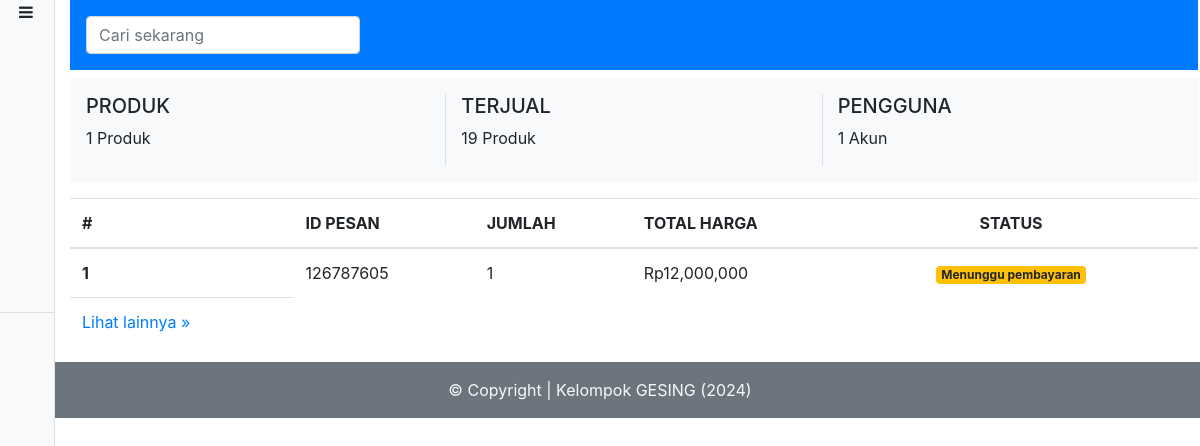
/technoid/admin (signed in), run on the app's committed database.
### tables this page shows
CREATE TABLE `transaksi` (
  `id` int(11) NOT NULL,
  `id_pesan` int(11) NOT NULL,
  `id_user` int(11) NOT NULL,
  `pengirim` varchar(50) NOT NULL,
  `penerima` varchar(50) NOT NULL,
  `alamat` varchar(150) NOT NULL,
  `telepon` int(15) NOT NULL,
  `email` varchar(50) NOT NULL,
  `kuantiti_total` int(11) NOT NULL,
  `total_akhir` int(20) NOT NULL,
  `pembayaran` int(11) NOT NULL,
  `id_status` int(11) NOT NULL,
  `pesan_at` datetime NOT NULL,
  `kirim_at` datetime NOT NULL,
  `terima_at` datetime NOT NULL
);

### technoid/function/admin.php (called while the page is built, shortened)
<?php
require 'koneksi.php';
function home()
{
    global $konek;
    $barang = mysqli_query($konek, "SELECT * FROM produk");
    $jual = mysqli_query($konek, "SELECT SUM(jual) as jual FROM penjualan");
    $akun = mysqli_query($konek, "SELECT * FROM users WHERE role='2'");
    $trans = mysqli_query($konek, "SELECT * FROM transaksi JOIN status ON status.id_status=transaksi.id_status WHERE transaksi.id_status < 2 ORDER BY id DESC LIMIT 7 ");
    $tran = [];
    while ($tr = mysqli_fetch_object($trans)) {
        $tran[] = $tr;
    }
    $data = [
        'judul'     => 'Beranda',
        'produk'    => mysqli_fetch_object($barang),
        'jmlPd'     => mysqli_num_rows($barang),
        'akun'     => mysqli_num_rows($akun),
        'jual'     => mysqli_fetch_object($jual),
        'trans'     => $tran,
    ];
    return $data;
}

### technoid/admin/index.php (the view, shortened to what this page needs)
<?php
require '../function/admin.php';
$jmlPd = home()['jmlPd'];
$transaksi = home()['trans'];
require 'template_admin/header.php';
?>
<div class="heading text-center bg-light mt-2 p-3 ">
    <div class="row text-left ">
        <div class="col-4 border-right">
            <h5>PRODUK</h5>
            <p> <?= $jmlPd ?> Produk</p>
        </div>
        <div class="col-4">
            <h5>TERJUAL</h5>
            <p><?= home()['jual']->jual ?> Produk</p>
        </div>
        <div class="col-4 border-left">
            <h5>PENGGUNA</h5>
            <p><?= home()['akun'] ?> Akun</p>
        </div>
    </div>
</div>
<table class="transaksi table mt-3">
    <thead>
        <tr>
            <th scope="col">#</th>
            <th scope="col">ID PESAN</th>
            <th scope="col">JUMLAH</th>
            <th scope="col">TOTAL HARGA</th>
            <th scope="col" class="text-center">STATUS</th>
            <th scope="col"></th>
        </tr>
    </thead>
    <tbody>
        <?php foreach ($transaksi as $key => $value) : ?>
            <tr>
                <th scope="row"><?= $key + 1 ?></th>
                <td><?= $value->id_pesan ?></td>
                <td><?= $value->kuantiti_total ?></td>
                <td>Rp<?= number_format($value->total_akhir, 0) ?></td>
                <td class="text-center">
                    <?php if ($value->id_status == 0 && $value->pembayaran == 0) : ?>
                        <span class=" badge badge-warning">Menunggu pembayaran</span>
                    <?php elseif ($value->id_status == 0 && $value->pembayaran == 1) : ?>
                        <span class=" badge badge-warning">Verifikasi pembayaran</span>
                    <?php elseif ($value->id_status == 2) : ?>
                        <span class=" badge badge-primary"><?= $value->keterangan ?></span>
                    <?php endif; ?>
                </td>
            </tr>
        <?php endforeach; ?>
    </tbody>
    <tfoot>
        <tr>
            <td>
                <a class="text-decoration-none" href="<?= url ?>admin/transaksi.php"> Lihat lainnya &raquo;</a>
            </td>
        </tr>
    </tfoot>
</table>
<?php require 'template_admin/footer.php' ?>

### technoid/assets/css/custom.css (style rules this page uses)
* { margin: 0; padding: 0; }

### data on the page
transaksi: id_pesan "126787605", kuantiti_total "1", total_akhir "12,000,000", pembayaran "Menunggu pembayaran"

### other printed values
$jmlPd "1"
home()['jual']->jual "19"
home()['akun'] "1"
author "Kelompok GESING"
